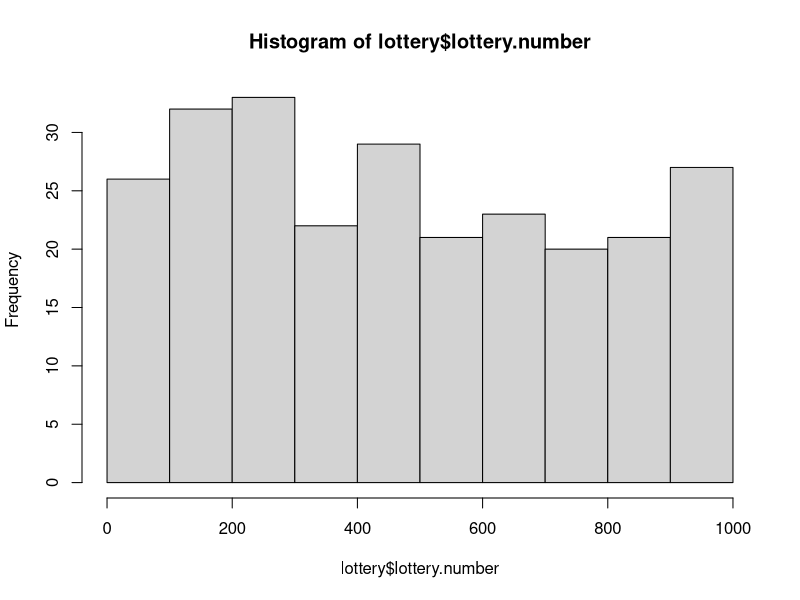
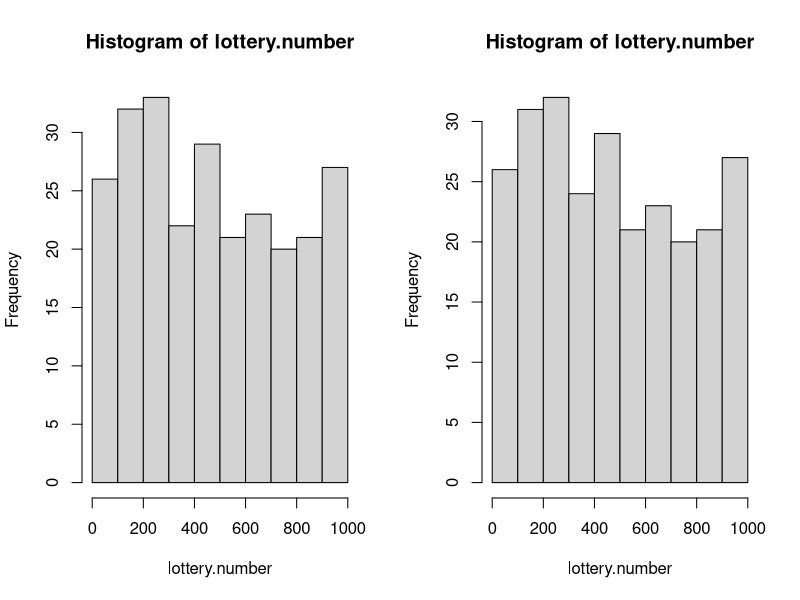
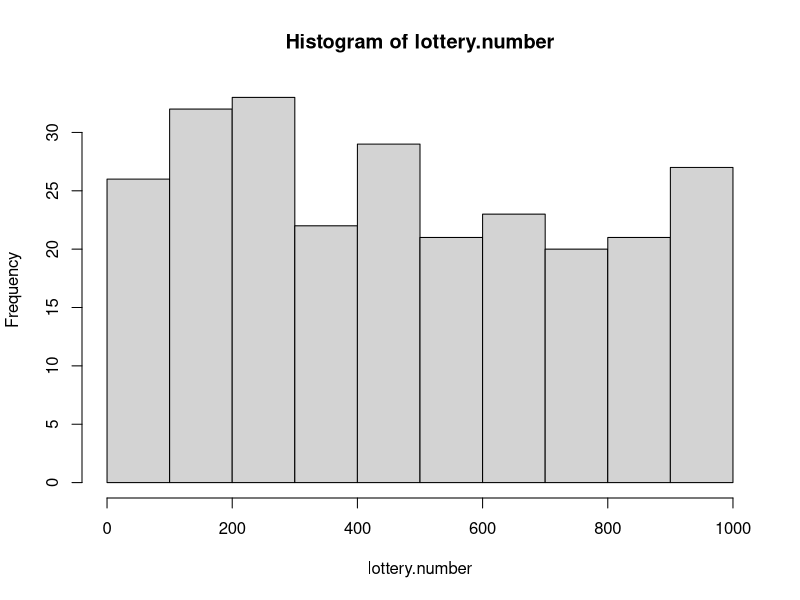
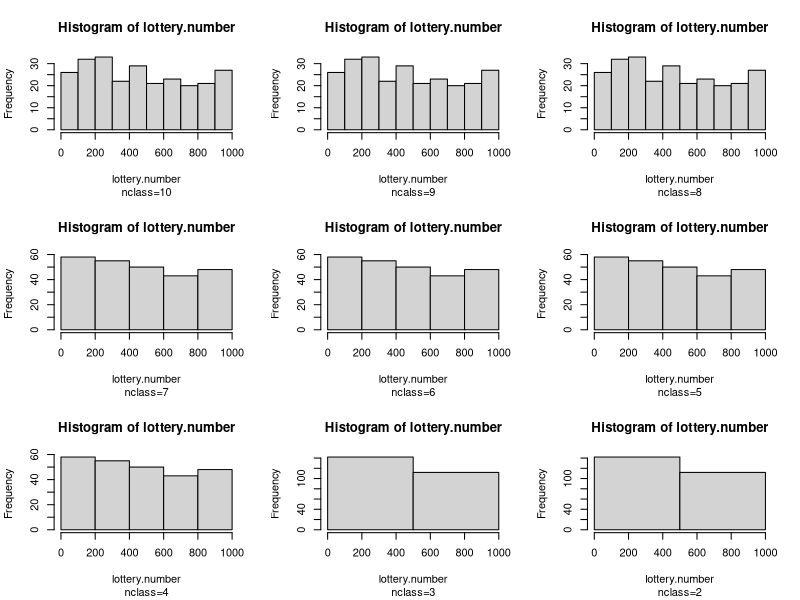
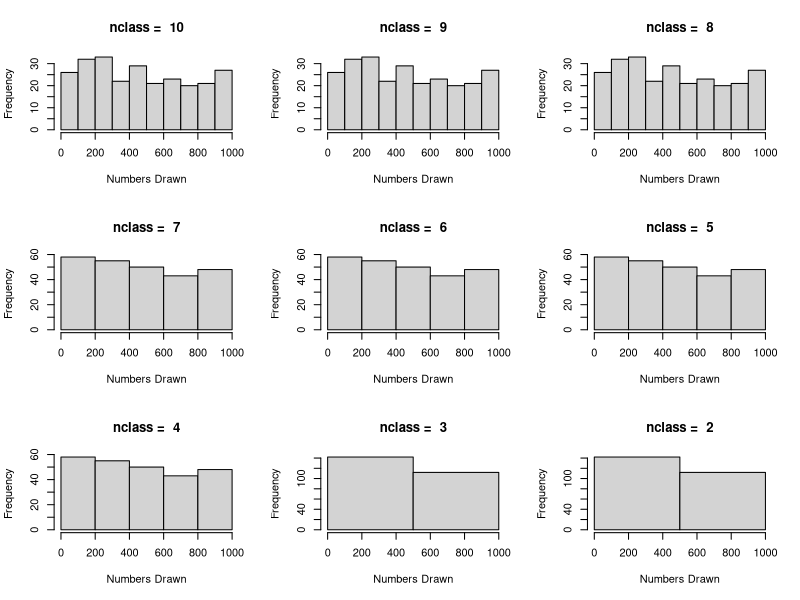
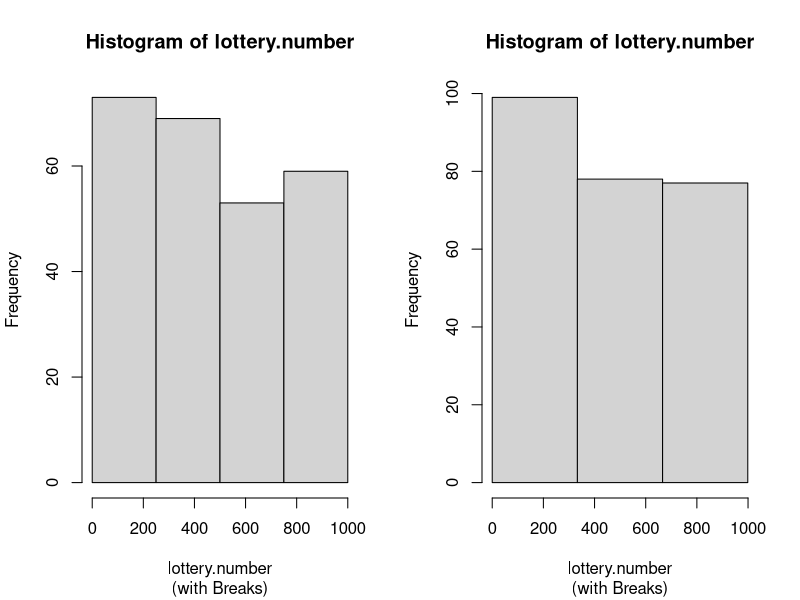
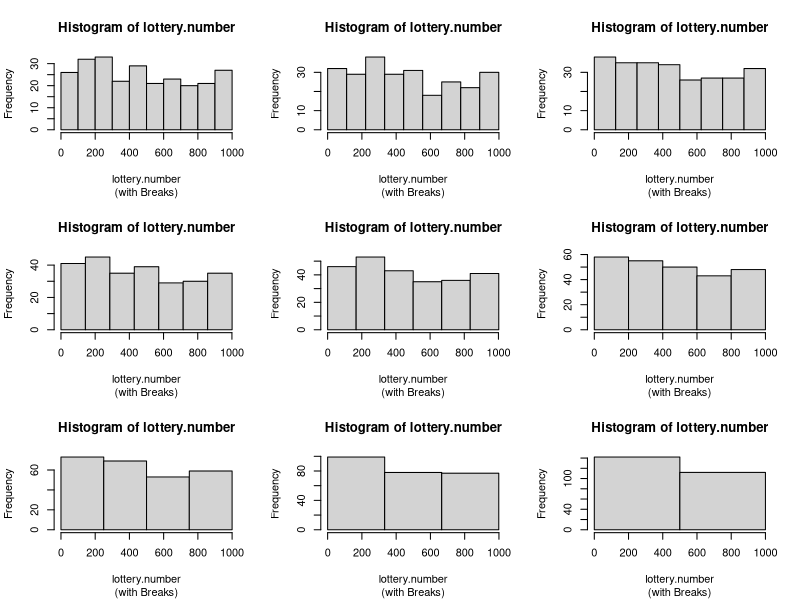
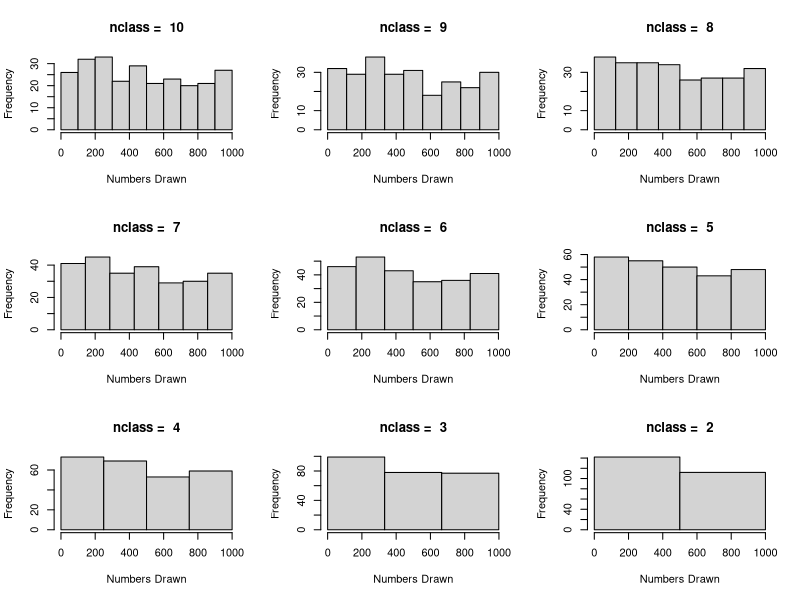

Here is the R script that generated these plots, in order:
## ---- chunk 1
lottery<-read.table("lottery.txt",header=T)
str(lottery)
head(lottery)
## ---- chunk 2
summary(lottery)
apply(lottery, 2, sd)
## ---- chunk 3
stem(lottery$lottery.number,scale=5)
## ---- chunk 4
h10<-hist(lottery$lottery.number)
## ---- chunk 5
list(breaks=h10$breaks, counts=h10$counts, density=h10$density)
## ---- chunk 6
attach(lottery)
par(mfrow=c(1,2))
h10.2<-hist(lottery.number, breaks=seq(0,1000,by=100),include.lowest=T)
h10.3<-hist(lottery.number, breaks=seq(0,1000,by=100),right=F)
list(breaks=h10.2$breaks, counts=h10.2$counts, density=h10.2$density)
list(breaks=h10.3$breaks, counts=h10.3$counts, density=h10.3$density)
## ---- chunk 7
par(mfrow=c(1,1))
h10.4<-hist(lottery.number, nclass=10)
list(breaks=h10.4$breaks, counts=h10.4$counts, density=h10.4$density)
## ---- chunk 8
opar<-par(no.readonly=TRUE)
par(mfrow=c(3,3))
hist(lottery.number, nclass=10, sub="nclass=10")
hist(lottery.number, nclass=9, sub="ncalss=9")
hist(lottery.number, nclass=8, sub="nclass=8")
hist(lottery.number, nclass=7, sub="nclass=7")
hist(lottery.number, nclass=6, sub="nclass=6")
hist(lottery.number, nclass=5, sub="nclass=5")
hist(lottery.number, nclass=4, sub="nclass=4")
hist(lottery.number, nclass=3, sub="nclass=3")
hist(lottery.number, nclass=2, sub="nclass=2")
## ---- chunk 9
par(mfrow=c(3,3))
mapply(hist, rep(list(lottery$lottery.number), 9), xlab="Numbers Drawn", nclass=10:2, main=paste("nclass = ", 10:2))
## ---- chunk 10
par(mfrow=c(1,2))
h4<-hist(lottery.number, nclass=4, plot=F)
h3<-hist(lottery.number, nclass=3, plot=F)
list(breaks=h4$breaks, counts=h4$counts, density=h4$density)
list(breaks=h3$breaks, counts=h3$counts, density=h3$density)
## ---- chunk 11
par(mfrow=c(1,2))
h4.breaks<-hist(lottery.number, breaks=seq(0,1000, by=250), sub="(with Breaks)")
h3.breaks<-hist(lottery.number, breaks=seq(0,999, by=333), sub="(with Breaks)")
list(breaks=h4.breaks$breaks, counts=h4.breaks$counts, density=h4.breaks$density)
list(breaks=h3.breaks$breaks, counts=h3.breaks$counts, density=h3.breaks$density)
## ---- chunk 12
opar<-par(no.readonly=TRUE)
par(mfrow=c(3,3))
hist(lottery.number, breaks=seq(0,1000, by=100), sub="(with Breaks)")
hist(lottery.number, breaks=seq(0,999, by=111), sub="(with Breaks)")
hist(lottery.number, breaks=seq(0,1000, by=125), sub="(with Breaks)")
hist(lottery.number, breaks=seq(0,1001, by=143), sub="(with Breaks)")
hist(lottery.number, breaks=seq(0,1002, by=167), sub="(with Breaks)")
hist(lottery.number, breaks=seq(0,1000, by=200), sub="(with Breaks)")
hist(lottery.number, breaks=seq(0,1000, by=250), sub="(with Breaks)")
hist(lottery.number, breaks=seq(0,999, by=333), sub="(with Breaks)")
hist(lottery.number, breaks=seq(0,1000, by=500), sub="(with Breaks)")
## ---- chunk 13
breaks.number<-list(nclass.10=seq(0,1000, by=100), nclass.9=seq(0,999, by=111), nclass.8=seq(0,1000, by=125), nclass.7=seq(0,1001, by=143), nclass.6=seq(0,1002, by=167), nclass.5=seq(0,1000, by=200), nclass.4=seq(0,1000, by=250), nclass.3=seq(0,999, by=333), nclass.2=seq(0,1000, by=500))
## ---- chunk 14
par(mfrow=c(3,3))
mapply(hist, rep(list(lottery$lottery.number), 9), xlab="Numbers Drawn", breaks=breaks.number, main=paste("nclass = ", 10:2))
## ---- chunk 15
par(mfrow=c(1,1))
hist(lottery.number, breaks=seq(0,1000,by=250),ann=F)
title(main="Histogram of Numbers Drawn", sub="(with Breaks Argument)", xlab="Number", ylab="Frequency")
## ---- chunk 16
hist(lottery.payoff)
## ---- chunk 17
mean.payoff<-mean(lottery.payoff)
med.payoff<-median(lottery.payoff)
hist(lottery.payoff,axes=F,ylim=c(-10,100))
axis(side=1,at=seq(0,1000,by=100),labels=paste(seq(0,1000,by=100)))
arrows(x0=mean.payoff,y0=-10, x1=mean.payoff, y1=0, length=0.1, code=2)
abline(v=med.payoff,lty=2,col="red")
axis(side=2,at=seq(0,100,by=20),labels=paste(seq(0,100,by=20)))
## ---- chunk 18
h.payoff<-hist(lottery.payoff, plot=F)
hist(lottery.payoff, prob=T)
abline(v=med.payoff,lty=2,col="red")
x.polygon<-c(h.payoff$breaks[1:3], rep(c(med.payoff,rev(h.payoff$breaks[1:3])), each=2))
y.polygon<-c(rep(0,4), rep(rev(h.payoff$density[1:3]), each=2), 0)
polygon(x=x.polygon, y=y.polygon, density=20)
## ---- chunk 19
plot(lottery.number, lottery.payoff)
## ---- chunk 20
plot(lottery.number, lottery.payoff,pch=20)
abline(h=600,lty=2)
identify(lottery.number, lottery.payoff, n=5, labels=paste(lottery.number))
## ---- chunk 21
high.payoff<-which(lottery.payoff>=600)
high.payoff
lottery.number[high.payoff]
plot(lottery.number, lottery.payoff,pch=20)
abline(h=600,lty=2)
text(x=lottery.number[high.payoff],y=lottery.payoff[high.payoff],labels=lottery.number[high.payoff],pos=4)
## ---- chunk 22
o.payoff<-order(lottery.payoff,decreasing=TRUE)
lottery.payoff[o.payoff][1:10]
lottery.number[o.payoff][1:10]
## ---- chunk 23
plot(lottery.number, lottery.payoff,pch=20, ylim=c(0,1000))
abline(h=seq(0,1000,by=250),lty=2)
abline(v=seq(0,1000,by=100),lty=2)
## ---- chunk 24
plot(lottery.number, lottery.payoff,pch=20, ylim=c(0,1000))
abline(h=seq(0,1000,by=250),lty=2)
abline(v=seq(0,1000,by=100),lty=2)
lines(lowess(lottery.number,lottery.payoff, f=1/3),col="blue")
lines(lowess(lottery.number,lottery.payoff, f=2/3),col="red")
## ---- chunk 25
detach()
par(opar)
save(file="lottery.RData",list=ls())
